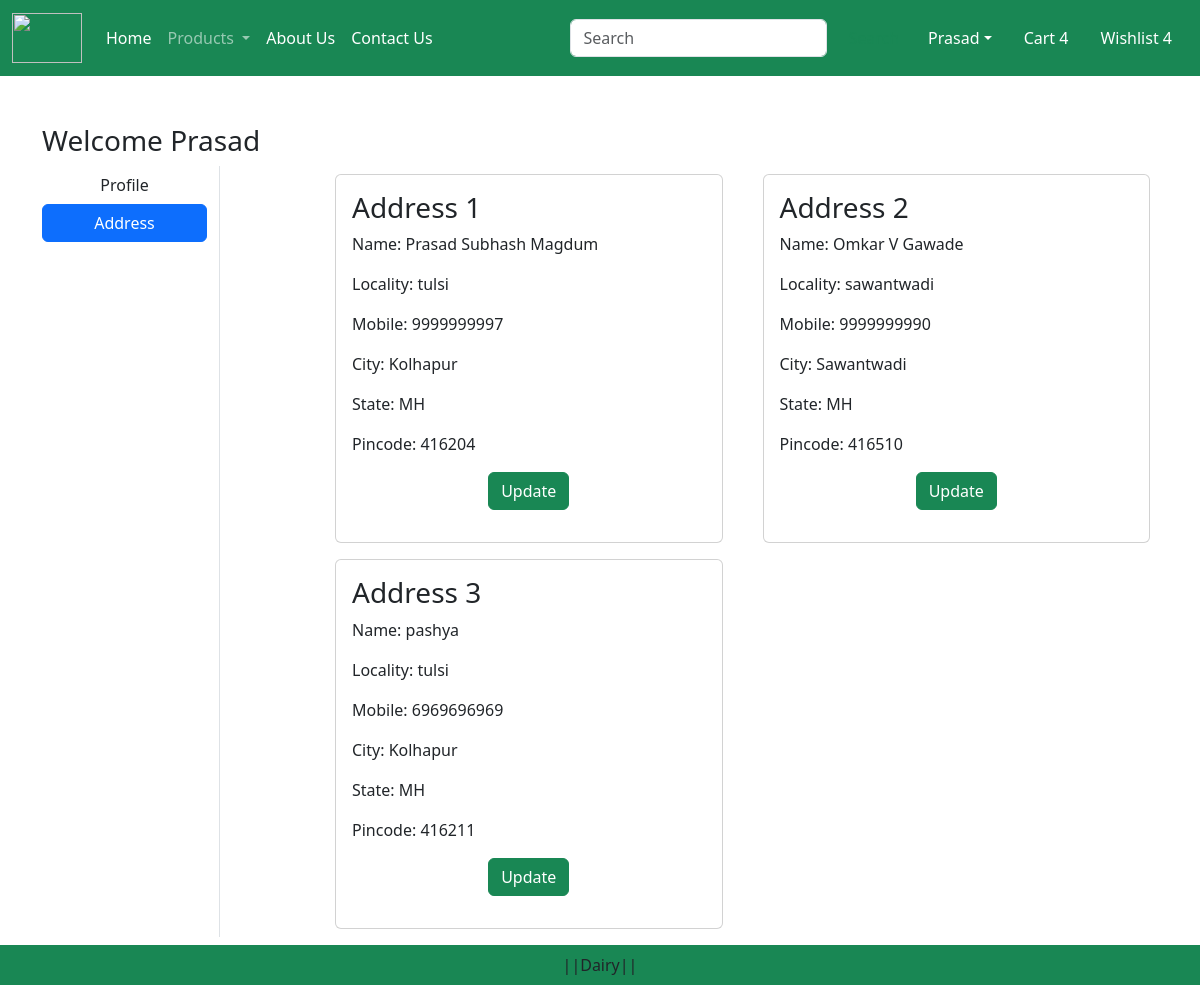
The page /address/ (signed in) on the database its author committed.
### app/models.py (models this page shows, shortened)
class Customer(models.Model):
    user = models.ForeignKey(User , on_delete=models.CASCADE)
    name= models.CharField(max_length=200)
    locality = models.CharField(max_length=200)
    city = models.CharField(max_length=50)
    mobile = models.IntegerField(default=0)
    zipcode = models.IntegerField()
    state =  models.CharField(choices=STATE_CHOICES, max_length=100)

### app/views.py (the view)
# urls.py: path("address/", views.address, name="address"),
def address(request):
    add =  Customer.objects.filter(user=request.user)
    return render(request, 'app/address.html', locals())

### app/templates/app/address.html (shortened to what this page needs)
{% extends 'app/base.html' %}
{% load static %}
{% block main-content %}
<div class="container my-5">
  <div class="row">
    <h3>Welcome <span class="text-capitalize">{{ request.user }}</span></h3>
    <div class="col-sm-2 border-end">
      <ul class="list-unstyled">
        <li class="d-grid"><a href="{% url 'profile' %}" class="btn ">Profile</a></li>
        <li class="d-grid"><a href="{% url 'address' %}" class="btn btn-primary">Address</a></li>
      </ul>
    </div>
    <div class="col-sm-9 offset-sm-1">
      <div class="row">
        {% for ad in add %}
          <div class="col-sm-6">
            <div class="card m-2">
              <div class="card-body">
                <h3>Address {{ forloop.counter }}</h3>
                <p>Name: {{ ad.name }}</p>
                <p>Locality: {{ ad.locality }}</p>
                <p>Mobile: {{ ad.mobile }}</p>
                <p>City: {{ ad.city }}</p>
                <p>State: {{ ad.state }}</p>
                <p>Pincode: {{ ad.zipcode }}</p>
                <p class="text-center"><a href="{% url 'updateAddress' pk=ad.id %}" type="button" class="btn btn-success">Update</a></p>
              </div>
            </div>
          </div>
        {% endfor %}
      </div>
    </div>
  </div>
</div>
{% endblock main-content %}

### rows shown on the page
Customer: name "Prasad Subhash Magdum", locality "tulsi", mobile "9999999997", city "Kolhapur", state "MH", zipcode "416204"
Customer: name "Omkar V Gawade", locality "sawantwadi", mobile "9999999990", city "Sawantwadi", state "MH", zipcode "416510"
Customer: name "pashya", locality "tulsi", mobile "6969696969", city "Kolhapur", state "MH", zipcode "416211"

### other values the page prints
{{ request.user }} "Prasad"
